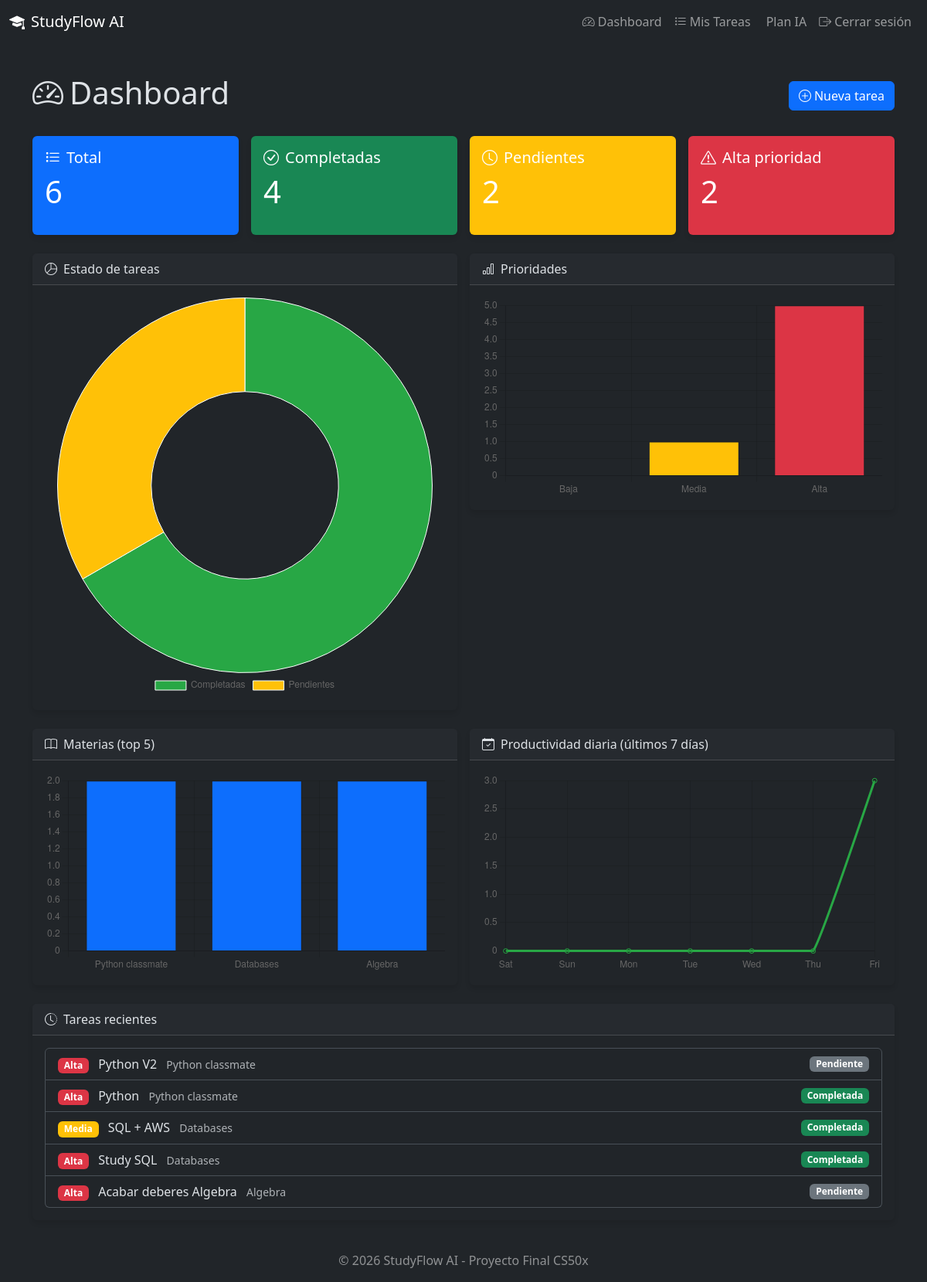
The page /dashboard/ (signed in) on the database its author committed.
### models.py (models this page shows, shortened)
class Task(db.Model):
    __tablename__ = "tasks"
    id = db.Column(db.Integer, primary_key=True)
    title = db.Column(db.String(200), nullable=False)
    description = db.Column(db.Text, nullable=True)
    subject = db.Column(db.String(100), nullable=False)
    priority = db.Column(
        db.String(20),
        nullable=False,
        default="medium"
    )
    due_date = db.Column(db.Date, nullable=True)
    estimated_time = db.Column(db.Integer, nullable=True)
    completed = db.Column(db.Boolean, default=False)
    created_at = db.Column(db.DateTime, default=datetime.utcnow)
    user_id = db.Column(
        db.Integer,
        db.ForeignKey("users.id"),
        nullable=False
    )
    def get_priority_label(self):
        labels = {
            "low": "Baja",
            "medium": "Media",
            "high": "Alta"
        }
        return labels.get(self.priority, "Media")

### routes/dashboard.py (the view)
@dashboard_bp.route('/')
@login_required
def dashboard():
    stats_service = StatisticsService(current_user.id)
    total_tasks = stats_service.get_total_tasks()
    completed_tasks = stats_service.get_completed_tasks()
    pending_tasks = total_tasks - completed_tasks
    high_priority_tasks = stats_service.get_high_priority_tasks()
    productivity = stats_service.get_productivity()
    chart_data = stats_service.get_chart_data()
    recent_tasks = Task.query.filter_by(user_id=current_user.id).order_by(Task.created_at.desc()).limit(5).all()
    return render_template('dashboard.html',
                           total_tasks=total_tasks,
                           completed_tasks=completed_tasks,
                           pending_tasks=pending_tasks,
                           high_priority_tasks=high_priority_tasks,
                           productivity=productivity,
                           chart_data=chart_data,
                           recent_tasks=recent_tasks)

### app.py (called while the page is built)
def create_app():
    app = Flask(__name__)
    app.config.from_object(Config)
    db.init_app(app)
    login_manager.init_app(app)
    csrf.init_app(app)
    app.register_blueprint(auth_bp, url_prefix='/auth')
    app.register_blueprint(tasks_bp, url_prefix='/tasks')
    app.register_blueprint(dashboard_bp, url_prefix='/dashboard')
    app.register_blueprint(ai_bp, url_prefix='/ai')
    @login_manager.user_loader
    def load_user(user_id):
        return User.query.get(int(user_id))
    @app.errorhandler(404)
    def not_found(error):
        return render_template('404.html'), 404
    @app.errorhandler(500)
    def internal_error(error):
        db.session.rollback()
        return render_template('500.html'), 500
    @app.route('/')
    def index():
        return render_template('index.html')
    return app

### services/statistics_service.py (called while the page is built)
    def get_total_tasks(self):
        return Task.query.filter_by(user_id=self.user_id).count()

    def get_completed_tasks(self):
        return Task.query.filter_by(user_id=self.user_id, completed=True).count()

    def get_high_priority_tasks(self):
        return Task.query.filter_by(user_id=self.user_id, priority='high', completed=False).count()

    def get_productivity(self):
        total = self.get_total_tasks()
        if total == 0:
            return 0
        completed = self.get_completed_tasks()
        return int((completed / total) * 100)

### templates/dashboard.html (shortened to what this page needs)
{% extends "base.html" %} {% block title %}Dashboard{% endblock %} {% block
content %}
<div class="d-flex justify-content-between align-items-center mb-4">
  <h1><i class="bi bi-speedometer2 me-2"></i>Dashboard</h1>
  <a href="{{ url_for('tasks.create_task') }}" class="btn btn-primary">
    <i class="bi bi-plus-circle me-1"></i>Nueva tarea
  </a>
</div>
<div class="row g-3 mb-4">
  <div class="col-md-3">
    <div class="card text-white bg-primary">
      <div class="card-body">
        <h5 class="card-title"><i class="bi bi-list-task me-2"></i>Total</h5>
        <p class="display-6">{{ total_tasks }}</p>
      </div>
    </div>
  </div>
  <div class="col-md-3">
    <div class="card text-white bg-success">
      <div class="card-body">
        <h5 class="card-title">
          <i class="bi bi-check-circle me-2"></i>Completadas
        </h5>
        <p class="display-6">{{ completed_tasks }}</p>
      </div>
    </div>
  </div>
  <div class="col-md-3">
    <div class="card text-white bg-warning">
      <div class="card-body">
        <h5 class="card-title"><i class="bi bi-clock me-2"></i>Pendientes</h5>
        <p class="display-6">{{ pending_tasks }}</p>
      </div>
    </div>
  </div>
  <div class="col-md-3">
    <div class="card text-white bg-danger">
      <div class="card-body">
        <h5 class="card-title">
          <i class="bi bi-exclamation-triangle me-2"></i>Alta prioridad
        </h5>
        <p class="display-6">{{ high_priority_tasks }}</p>
      </div>
    </div>
  </div>
</div>
<div class="row g-3 mb-4">
  <div class="col-md-6">
    <div class="card">
      <div class="card-header">
        <i class="bi bi-pie-chart me-2"></i>Estado de tareas
      </div>
      <div class="card-body">
        <canvas id="statusChart" width="400" height="200"></canvas>
      </div>
    </div>
  </div>
  <div class="col-md-6">
    <div class="card">
      <div class="card-header">
        <i class="bi bi-bar-chart me-2"></i>Prioridades
      </div>
      <div class="card-body">
        <canvas id="priorityChart" width="400" height="200"></canvas>
      </div>
    </div>
  </div>
</div>
<div class="row g-3 mb-4">
  <div class="col-md-6">
    <div class="card">
      <div class="card-header">
        <i class="bi bi-book me-2"></i>Materias (top 5)
      </div>
      <div class="card-body">
        <canvas id="subjectChart" width="400" height="200"></canvas>
      </div>
    </div>
  </div>
  <div class="col-md-6">
    <div class="card">
      <div class="card-header">
        <i class="bi bi-calendar-check me-2"></i>Productividad diaria (últimos 7
        días)
      </div>
      <div class="card-body">
        <canvas id="dailyChart" width="400" height="200"></canvas>
      </div>
    </div>
  </div>
</div>
<div class="card">
  <div class="card-header">
    <i class="bi bi-clock-history me-2"></i>Tareas recientes
  </div>
  <div class="card-body">
    {% if recent_tasks %}
    <div class="list-group">
      {% for task in recent_tasks %}
      <div
        class="list-group-item d-flex justify-content-between align-items-center"
      >
        <div>
          <span
            class="badge {% if task.priority == 'high' %}bg-danger{% elif task.priority == 'medium' %}bg-warning{% else %}bg-info{% endif %} me-2"
          >
            {{ task.get_priority_label() }}
          </span>
          {{ task.title }}
          <small class="text-muted ms-2">{{ task.subject }}</small>
        </div>
        <span
          class="badge {% if task.completed %}bg-success{% else %}bg-secondary{% endif %}"
        >
          {{ 'Completada' if task.completed else 'Pendiente' }}
        </span>
      </div>
      {% endfor %}
    </div>
    {% else %}
    <p class="text-muted">No hay tareas recientes.</p>
    {% endif %}
  </div>
</div>
<script>
  document.addEventListener("DOMContentLoaded", function () {
    const chartData = JSON.parse(
      document.getElementById("chart-data").textContent,
    );
    // Gráfico de estado
    const ctx1 = document.getElementById("statusChart").getContext("2d");
    new Chart(ctx1, {
      type: "doughnut",
      data: {
        labels: chartData.status.labels,
        datasets: [
          {
            data: chartData.status.values,
            backgroundColor: ["#28a745", "#ffc107"],
            borderWidth: 1,
          },
        ],
      },
      options: {
        responsive: true,
        plugins: { legend: { position: "bottom" } },
      },
    });
    // Gráfico de prioridades
    const ctx2 = document.getElementById("priorityChart").getContext("2d");
    new Chart(ctx2, {
      type: "bar",
      data: {
        labels: chartData.priority.labels,
        datasets: [
          {
            label: "Tareas",
            data: chartData.priority.values,
            backgroundColor: ["#17a2b8", "#ffc107", "#dc3545"],
            borderWidth: 1,
          },
        ],
      },
      options: {
        responsive: true,
        plugins: { legend: { display: false } },
        scales: { y: { beginAtZero: true } },
      },
    });
    // Gráfico de materias
    const ctx3 = document.getElementById("subjectChart").getContext("2d");
    new Chart(ctx3, {
      type: "bar",
      data: {
        labels: chartData.subjects.labels,
        datasets: [
          {
            label: "Tareas",
            data: chartData.subjects.values,
            backgroundColor: "#0d6efd",
            borderWidth: 1,
          },
        ],
      },
      options: {
        responsive: true,
        plugins: { legend: { display: false } },
        scales: { y: { beginAtZero: true } },
      },
    });
    // Gráfico de productividad diaria
    const ctx4 = document.getElementById("dailyChart").getContext("2d");
    new Chart(ctx4, {
      type: "line",
      data: {
        labels: chartData.daily_completed.labels,
        datasets: [
          {
            label: "Tareas completadas",
            data: chartData.daily_completed.values,
            borderColor: "#28a745",
            fill: false,
            tension: 0.1,
          },
        ],
      },
      options: {
        responsive: true,
        plugins: { legend: { display: false } },
        scales: { y: { beginAtZero: true } },
      },
    });
  });
</script>
{% endblock %}

### static/css/style.css (style rules this page uses)
body { min-height: 100vh; display: flex; flex-direction: column; }
.card { border: none; box-shadow: 0 4px 6px rgba(0, 0, 0, 0.1); transition: transform 0.2s; }
.card, .list-group-item { animation: fadeIn 0.5s ease-out; }
.list-group-item { background-color: var(--bs-dark); border-color: var(--bs-gray-700); }

### rows shown on the page
Task: get_priority_label "Alta", title "Python V2", subject "Python classmate", completed "Pendiente"
Task: get_priority_label "Alta", title "Python", subject "Python classmate", completed "Completada"
Task: get_priority_label "Media", title "SQL + AWS", subject "Databases", completed "Completada"
Task: get_priority_label "Alta", title "Study SQL", subject "Databases", completed "Completada"
Task: get_priority_label "Alta", title "Acabar deberes Algebra", subject "Algebra", completed "Pendiente"

### other values the page prints
{{ total_tasks }} "6"
{{ completed_tasks }} "4"
{{ pending_tasks }} "2"
{{ high_priority_tasks }} "2"
